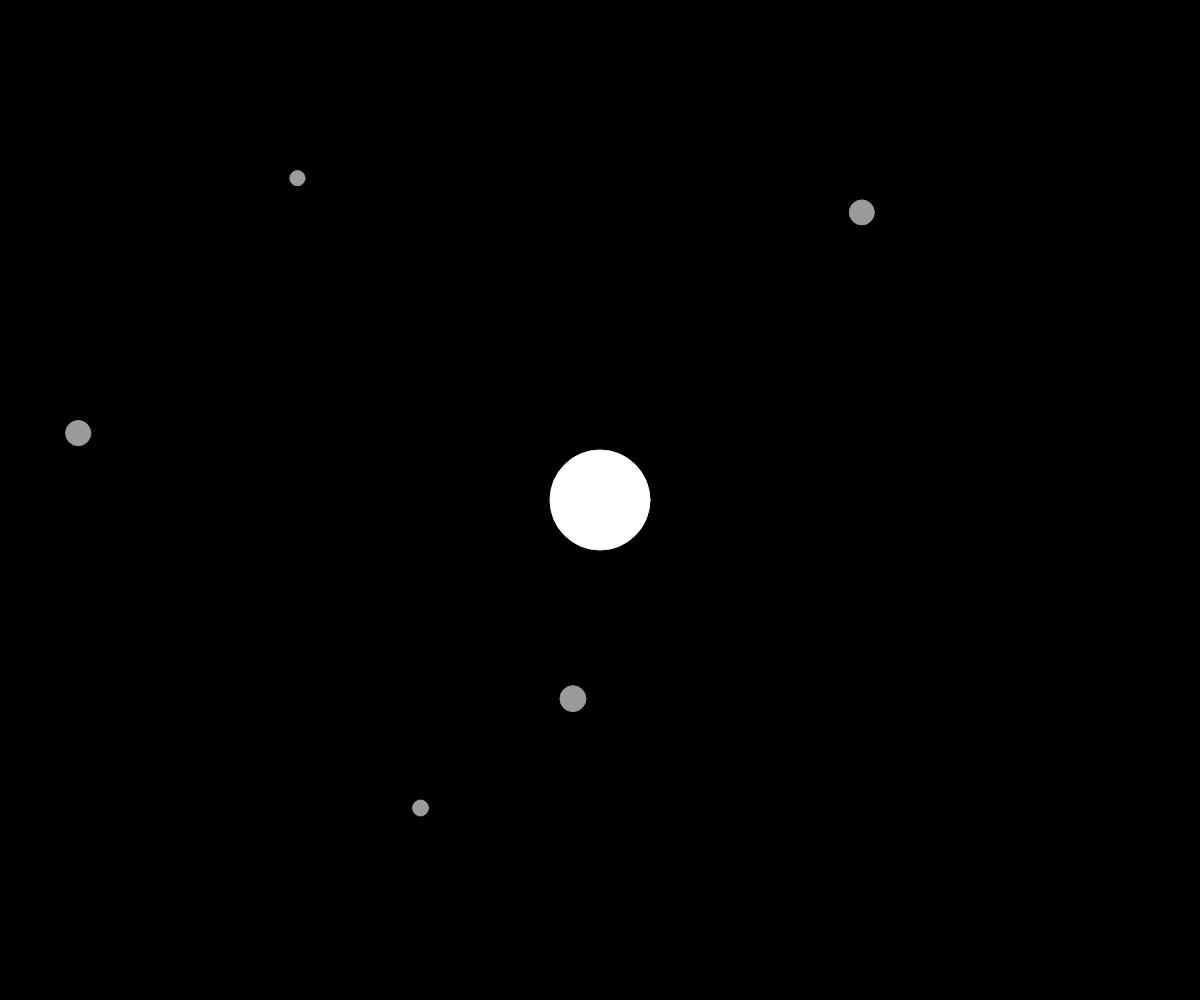
Frame 1 (no input)
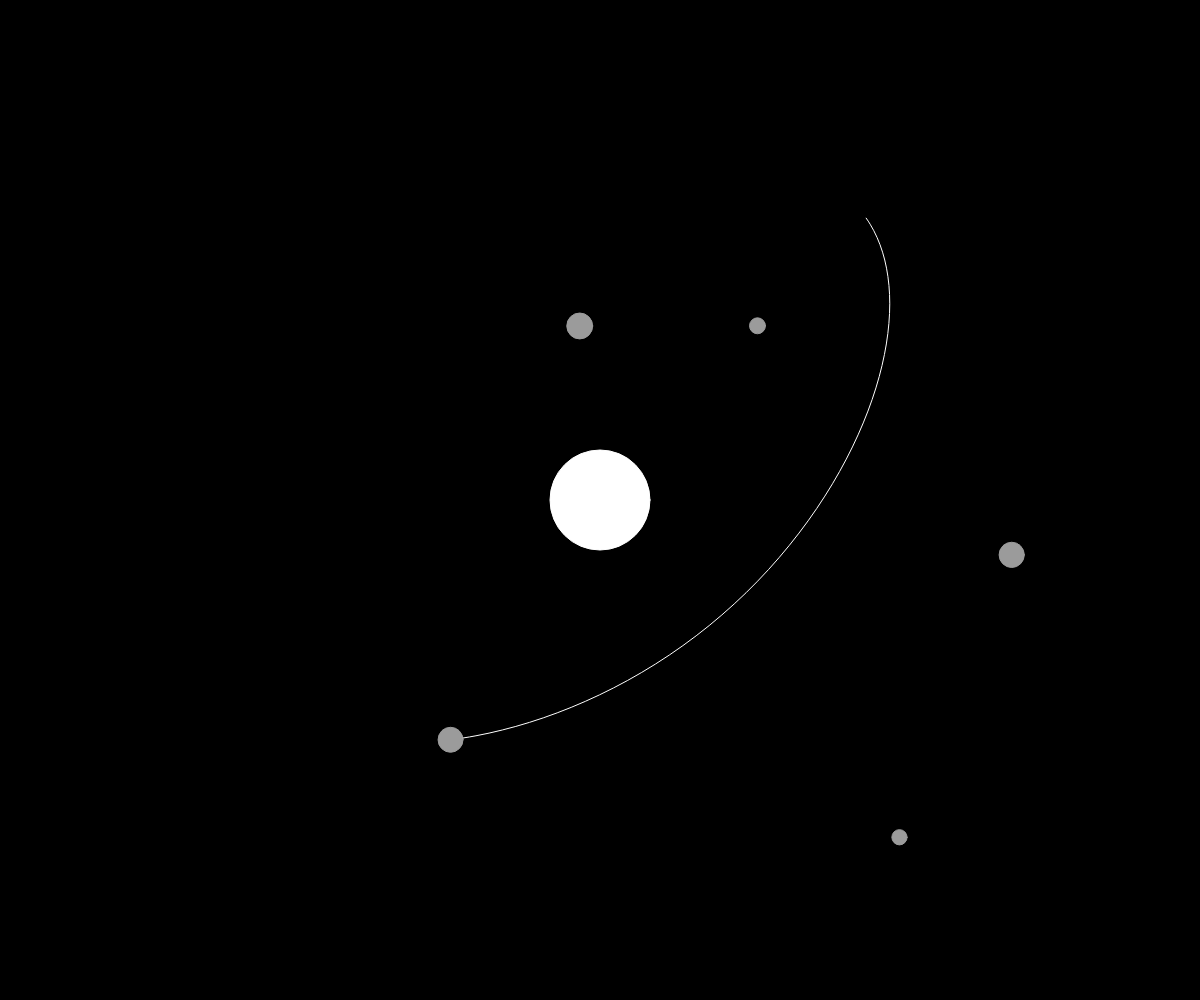
Frame 60 (no input)
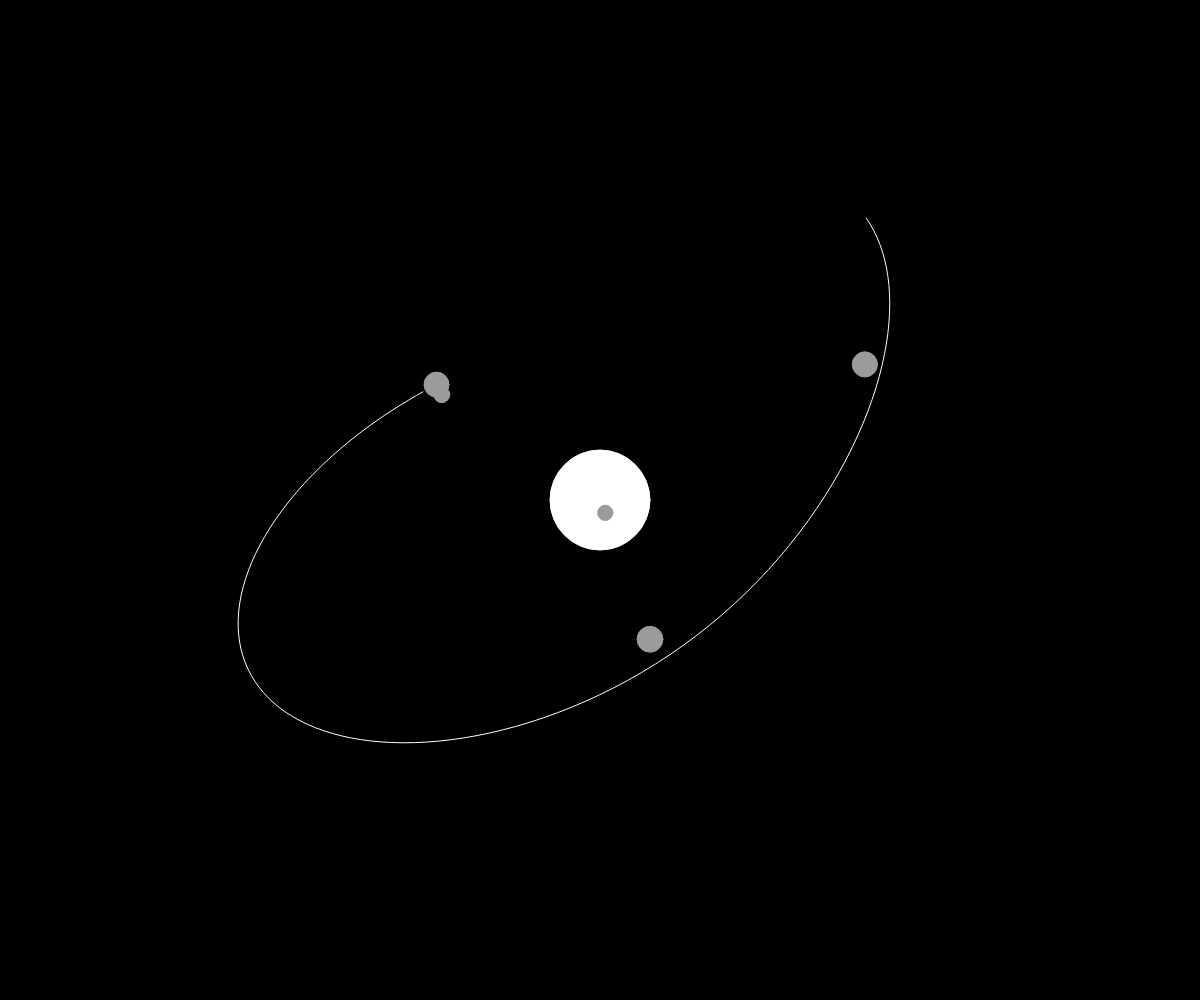
Frame 120 (the mouse pressed at the canvas centre since frame 60)

The p5.js sketch that drew these frames (run headless with seeded random() and noise() and a simulated clock; from frame 60 on, the mouse is pressed at the canvas centre):

// p5.js sketch
// ── sketch.js
var attractor;
var movers = [];
var path = [];

function setup() {

	createCanvas(windowWidth, windowHeight);
	attractor = new Attractor();

	for(let i = 0; i < 5; i++) {
		randPos = [random(0, width), random(0, height)];
		diameter = random(10, 30);
		movers[i] = new Mover(randPos[0], randPos[1], diameter);
	}

}

function draw() {

	background(0);
	attractor.gen();

	for (let i in movers) {
		forceX = attractor.attract(movers[i]).x;
		forceY = attractor.attract(movers[i]).y;
		movers[i].applyForce(forceX, forceY);
		movers[i].update();
		movers[i].gen();
	}

	var visited = {
		x: movers[0].r.x,
		y: movers[0].r.y
	}

	path.push(visited);

	noFill();
	beginShape();
	for (let i in path) {
		stroke(255);
		curveVertex(path[i].x, path[i].y);
	}
	endShape();

}

// ── attractor.js
function Attractor() {

  var gConst = 50;

  this.mass = 1;
  this.r = new p5.Vector(width/2, height/2);

  this.gen = function() {
    stroke(255);
    fill(255);
    ellipse(width/2, height/2, 100);
  }

  this.attract = function(mover) {
    var fDir = new p5.Vector();
    fDir = p5.Vector.sub(this.r, mover.r);
    var distance = fDir.mag();
    distance = constrain(distance, 10, 10);
    fDir.normalize(); // only direction of force matters
    var strength = (gConst * this.mass * mover.mass) / (distance ** 2);
    fDir = fDir.mult(strength);
    return fDir;
  }

}

// ── mover.js
function Mover(x, y, diameter) {

  this.r = new p5.Vector(x, y);
  this.v = new p5.Vector(5, 5);
  this.a = new p5.Vector(0, 0);
  this.diameter = diameter;
  this.mass = this.diameter * 1;
  this.whiteness = 155;

  this.applyForce = function(forceX, forceY) {
    var force = new p5.Vector(forceX, forceY);
    var aAdded = p5.Vector.div(force, this.mass);
    this.a.add(aAdded);
  }

  this.update = function() {
    this.v.add(this.a);
    this.r.add(this.v);
    this.a.mult(0);
  }

  this.gen = function() {
    stroke(155);
    fill(this.whiteness);
    ellipse(this.r.x, this.r.y, this.diameter);
  }

}
